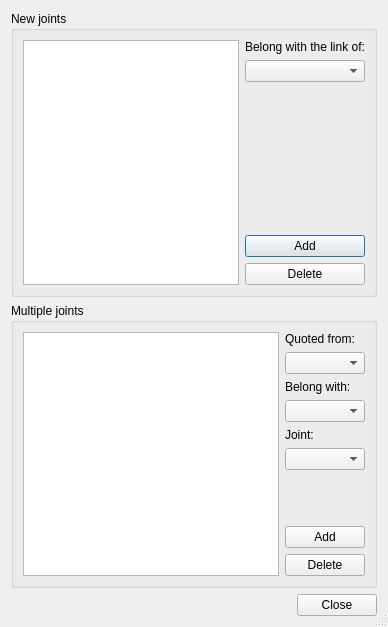
<?xml version="1.0" encoding="UTF-8"?>
<ui version="4.0">
 <class>Dialog</class>
 <widget class="QDialog" name="Dialog">
  <property name="geometry">
   <rect>
    <x>0</x>
    <y>0</y>
    <width>388</width>
    <height>627</height>
   </rect>
  </property>
  <property name="windowTitle">
   <string>Custom joints</string>
  </property>
  <property name="windowIcon">
   <iconset resource="../../../../icons.qrc">
    <normaloff>:/icons/configure.png</normaloff>:/icons/configure.png</iconset>
  </property>
  <property name="sizeGripEnabled">
   <bool>true</bool>
  </property>
  <property name="modal">
   <bool>true</bool>
  </property>
  <layout class="QVBoxLayout" name="verticalLayout_3">
   <item>
    <widget class="QGroupBox" name="new_group">
     <property name="title">
      <string>New joints</string>
     </property>
     <layout class="QHBoxLayout" name="horizontalLayout_3">
      <item>
       <widget class="QListWidget" name="custom_list"/>
      </item>
      <item>
       <layout class="QVBoxLayout" name="verticalLayout">
        <item>
         <widget class="QLabel" name="link_choose_label">
          <property name="text">
           <string>Belong with the link of:</string>
          </property>
         </widget>
        </item>
        <item>
         <widget class="QComboBox" name="link_choose"/>
        </item>
        <item>
         <spacer name="verticalSpacer">
          <property name="orientation">
           <enum>Qt::Vertical</enum>
          </property>
          <property name="sizeHint" stdset="0">
           <size>
            <width>20</width>
            <height>40</height>
           </size>
          </property>
         </spacer>
        </item>
        <item>
         <widget class="QPushButton" name="add_button">
          <property name="text">
           <string>Add</string>
          </property>
         </widget>
        </item>
        <item>
         <widget class="QPushButton" name="delete_button">
          <property name="text">
           <string>Delete</string>
          </property>
          <property name="icon">
           <iconset resource="../../../../icons.qrc">
            <normaloff>:/icons/delete.png</normaloff>:/icons/delete.png</iconset>
          </property>
         </widget>
        </item>
       </layout>
      </item>
     </layout>
    </widget>
   </item>
   <item>
    <widget class="QGroupBox" name="multiple_group">
     <property name="title">
      <string>Multiple joints</string>
     </property>
     <layout class="QHBoxLayout" name="horizontalLayout_2">
      <item>
       <widget class="QListWidget" name="multiple_list"/>
      </item>
      <item>
       <layout class="QVBoxLayout" name="verticalLayout_2">
        <item>
         <widget class="QLabel" name="quote_choose_label">
          <property name="text">
           <string>Quoted from:</string>
          </property>
         </widget>
        </item>
        <item>
         <widget class="QComboBox" name="quote_choose"/>
        </item>
        <item>
         <widget class="QLabel" name="quote_link_choose_label">
          <property name="text">
           <string>Belong with:</string>
          </property>
         </widget>
        </item>
        <item>
         <widget class="QComboBox" name="quote_link_choose"/>
        </item>
        <item>
         <widget class="QLabel" name="joint_choose_label">
          <property name="text">
           <string>Joint:</string>
          </property>
         </widget>
        </item>
        <item>
         <widget class="QComboBox" name="joint_choose"/>
        </item>
        <item>
         <spacer name="verticalSpacer_2">
          <property name="orientation">
           <enum>Qt::Vertical</enum>
          </property>
          <property name="sizeHint" stdset="0">
           <size>
            <width>20</width>
            <height>40</height>
           </size>
          </property>
         </spacer>
        </item>
        <item>
         <widget class="QPushButton" name="add_mj_button">
          <property name="text">
           <string>Add</string>
          </property>
         </widget>
        </item>
        <item>
         <widget class="QPushButton" name="delete_mj_button">
          <property name="text">
           <string>Delete</string>
          </property>
          <property name="icon">
           <iconset resource="../../../../icons.qrc">
            <normaloff>:/icons/delete.png</normaloff>:/icons/delete.png</iconset>
          </property>
         </widget>
        </item>
       </layout>
      </item>
     </layout>
    </widget>
   </item>
   <item>
    <layout class="QHBoxLayout" name="horizontalLayout">
     <item>
      <spacer name="horizontalSpacer">
       <property name="orientation">
        <enum>Qt::Horizontal</enum>
       </property>
       <property name="sizeHint" stdset="0">
        <size>
         <width>40</width>
         <height>20</height>
        </size>
       </property>
      </spacer>
     </item>
     <item>
      <widget class="QDialogButtonBox" name="button_box">
       <property name="standardButtons">
        <set>QDialogButtonBox::Close</set>
       </property>
      </widget>
     </item>
    </layout>
   </item>
  </layout>
 </widget>
 <resources>
  <include location="../../../../icons.qrc"/>
 </resources>
 <connections>
  <connection>
   <sender>button_box</sender>
   <signal>rejected()</signal>
   <receiver>Dialog</receiver>
   <slot>reject()</slot>
   <hints>
    <hint type="sourcelabel">
     <x>209</x>
     <y>75</y>
    </hint>
    <hint type="destinationlabel">
     <x>158</x>
     <y>52</y>
    </hint>
   </hints>
  </connection>
 </connections>
</ui>
